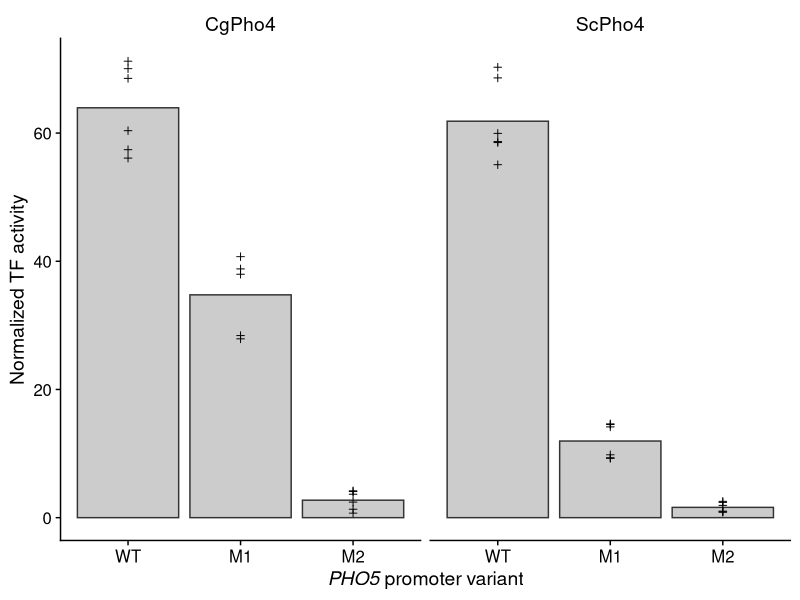
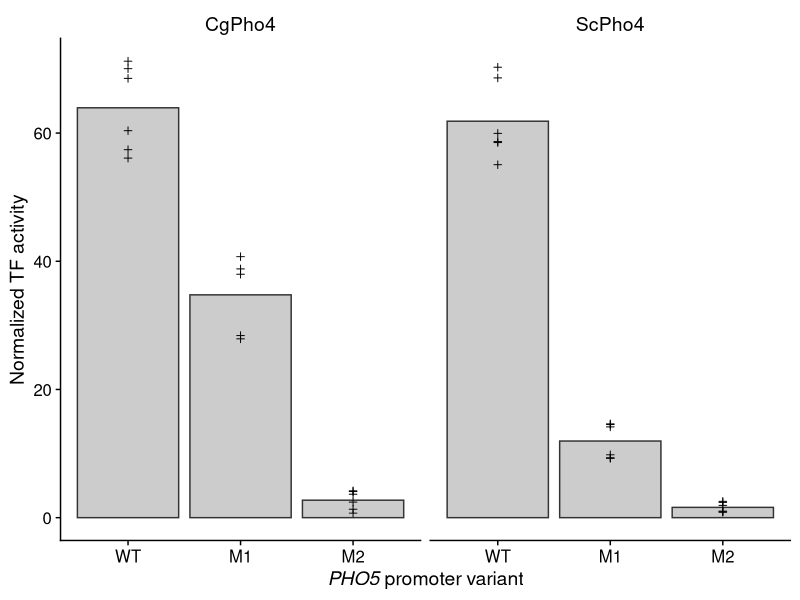

Write the R code that produced these figures, in order.
## ---- chunk 1
require(tidyverse)
require(cowplot)
require(ggtext)
## ---- chunk 2
old <- theme_set(theme_cowplot())
## ---- chunk 3
dat <- read_tsv("../input/20250425-PHO5-mutant-reporter-KM-excel-export.tsv", 
                na = "NA") |>
  pivot_longer(cols = X1:X6, names_to = "Rep", values_to = "Activity") |>
  mutate(PHO5pr = factor(PHO5pr, c("WT", "M1", "M2")))
## ---- chunk 4
p <- dat %>% 
  filter(Host == "PHO2") %>%
  ggplot(aes(x = PHO5pr, y = Activity)) +
  geom_bar(stat = "summary", fun = "mean", 
           fill = "gray80", color = "gray20") +
  geom_point(shape = 3) +
  facet_wrap(~Pho4) +
  xlab("_PHO5_ promoter variant") + ylab("Normalized TF activity") +
  theme(strip.background = element_blank(),
        strip.text = element_text(size = rel(1)),
        axis.title = element_markdown())
p
ggsave("../output/20250426-PHO5-mutant-promoter-induction-both-Pho4.png",
       width = 5, height = 2.5)
## ---- chunk 5
#| echo: false
2 * 2
